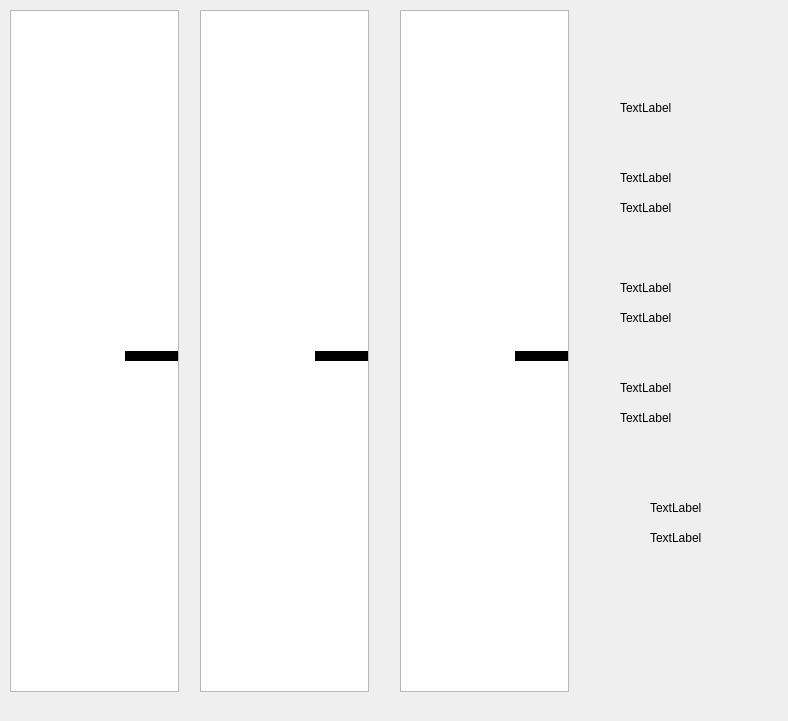
<?xml version="1.0" encoding="UTF-8"?>
<ui version="4.0">
 <class>MainWindow</class>
 <widget class="QMainWindow" name="MainWindow">
  <property name="geometry">
   <rect>
    <x>0</x>
    <y>0</y>
    <width>788</width>
    <height>721</height>
   </rect>
  </property>
  <property name="windowTitle">
   <string>MainWindow</string>
  </property>
  <widget class="QWidget" name="centralWidget">
   <widget class="QLabel" name="label_4">
    <property name="geometry">
     <rect>
      <x>620</x>
      <y>280</y>
      <width>151</width>
      <height>16</height>
     </rect>
    </property>
    <property name="text">
     <string>TextLabel</string>
    </property>
   </widget>
   <widget class="QLabel" name="label_8">
    <property name="geometry">
     <rect>
      <x>125</x>
      <y>351</y>
      <width>53</width>
      <height>10</height>
     </rect>
    </property>
    <property name="styleSheet">
     <string notr="true">background-color: rgb(0, 0, 0);</string>
    </property>
    <property name="text">
     <string/>
    </property>
   </widget>
   <widget class="QLabel" name="label_10">
    <property name="geometry">
     <rect>
      <x>650</x>
      <y>530</y>
      <width>141</width>
      <height>16</height>
     </rect>
    </property>
    <property name="text">
     <string>TextLabel</string>
    </property>
   </widget>
   <widget class="QLabel" name="label_11">
    <property name="geometry">
     <rect>
      <x>315</x>
      <y>351</y>
      <width>53</width>
      <height>10</height>
     </rect>
    </property>
    <property name="styleSheet">
     <string notr="true">background-color: rgb(0, 0, 0);</string>
    </property>
    <property name="text">
     <string/>
    </property>
   </widget>
   <widget class="QLabel" name="label_9">
    <property name="geometry">
     <rect>
      <x>650</x>
      <y>500</y>
      <width>141</width>
      <height>16</height>
     </rect>
    </property>
    <property name="text">
     <string>TextLabel</string>
    </property>
   </widget>
   <widget class="MouseMoveFunction" name="graphicsView_2">
    <property name="geometry">
     <rect>
      <x>200</x>
      <y>10</y>
      <width>169</width>
      <height>682</height>
     </rect>
    </property>
   </widget>
   <widget class="MouseMoveFunction" name="graphicsView">
    <property name="geometry">
     <rect>
      <x>10</x>
      <y>10</y>
      <width>169</width>
      <height>682</height>
     </rect>
    </property>
   </widget>
   <widget class="QLabel" name="label_6">
    <property name="geometry">
     <rect>
      <x>620</x>
      <y>380</y>
      <width>141</width>
      <height>16</height>
     </rect>
    </property>
    <property name="text">
     <string>TextLabel</string>
    </property>
   </widget>
   <widget class="MouseMoveFunction" name="graphicsView_3">
    <property name="geometry">
     <rect>
      <x>400</x>
      <y>10</y>
      <width>169</width>
      <height>682</height>
     </rect>
    </property>
   </widget>
   <widget class="QLabel" name="label">
    <property name="geometry">
     <rect>
      <x>620</x>
      <y>100</y>
      <width>151</width>
      <height>16</height>
     </rect>
    </property>
    <property name="text">
     <string>TextLabel</string>
    </property>
   </widget>
   <widget class="QLabel" name="label_12">
    <property name="geometry">
     <rect>
      <x>515</x>
      <y>351</y>
      <width>53</width>
      <height>10</height>
     </rect>
    </property>
    <property name="styleSheet">
     <string notr="true">background-color: rgb(0, 0, 0);</string>
    </property>
    <property name="text">
     <string/>
    </property>
   </widget>
   <widget class="QLabel" name="label_2">
    <property name="geometry">
     <rect>
      <x>620</x>
      <y>170</y>
      <width>141</width>
      <height>16</height>
     </rect>
    </property>
    <property name="text">
     <string>TextLabel</string>
    </property>
   </widget>
   <widget class="QLabel" name="label_5">
    <property name="geometry">
     <rect>
      <x>620</x>
      <y>310</y>
      <width>151</width>
      <height>16</height>
     </rect>
    </property>
    <property name="text">
     <string>TextLabel</string>
    </property>
   </widget>
   <widget class="QLabel" name="label_3">
    <property name="geometry">
     <rect>
      <x>620</x>
      <y>200</y>
      <width>131</width>
      <height>16</height>
     </rect>
    </property>
    <property name="text">
     <string>TextLabel</string>
    </property>
   </widget>
   <widget class="QLabel" name="label_7">
    <property name="geometry">
     <rect>
      <x>620</x>
      <y>410</y>
      <width>151</width>
      <height>16</height>
     </rect>
    </property>
    <property name="text">
     <string>TextLabel</string>
    </property>
   </widget>
   <zorder>graphicsView</zorder>
   <zorder>graphicsView_2</zorder>
   <zorder>label_4</zorder>
   <zorder>label_8</zorder>
   <zorder>label_10</zorder>
   <zorder>label_11</zorder>
   <zorder>label_9</zorder>
   <zorder>label_6</zorder>
   <zorder>graphicsView_3</zorder>
   <zorder>label</zorder>
   <zorder>label_12</zorder>
   <zorder>label_2</zorder>
   <zorder>label_5</zorder>
   <zorder>label_3</zorder>
   <zorder>label_7</zorder>
  </widget>
 </widget>
 <layoutdefault spacing="6" margin="11"/>
 <customwidgets>
  <customwidget>
   <class>MouseMoveFunction</class>
   <extends>QGraphicsView</extends>
   <header location="global">mousemovefunction.h</header>
  </customwidget>
 </customwidgets>
 <resources/>
 <connections/>
</ui>
